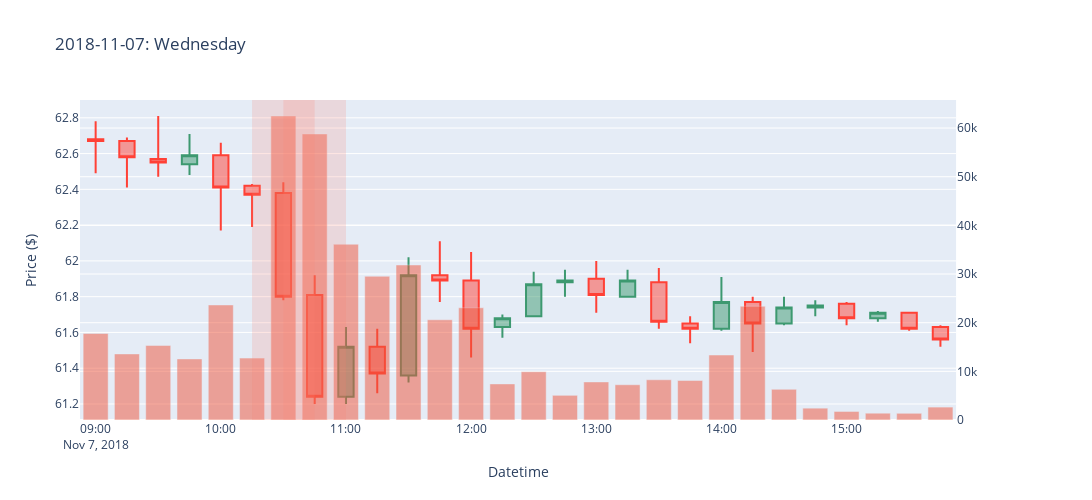
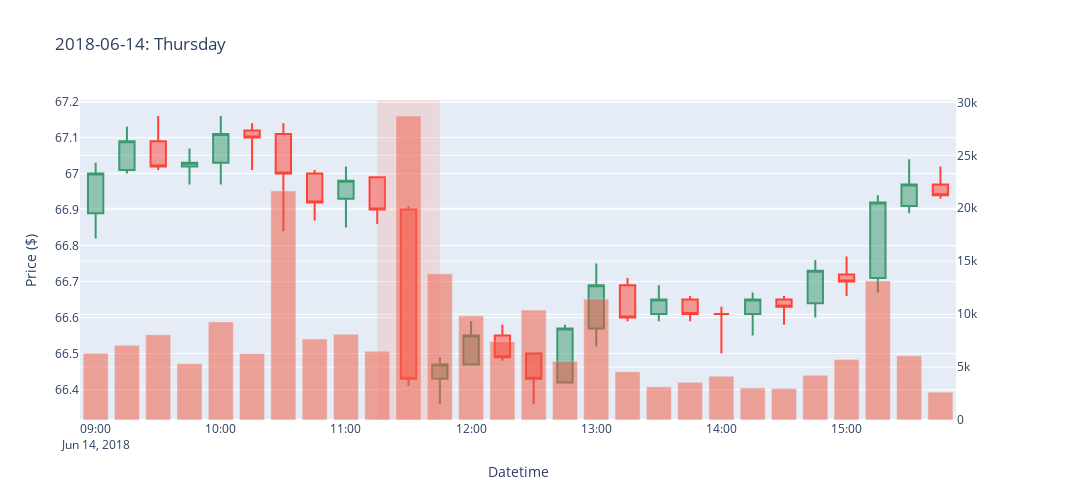
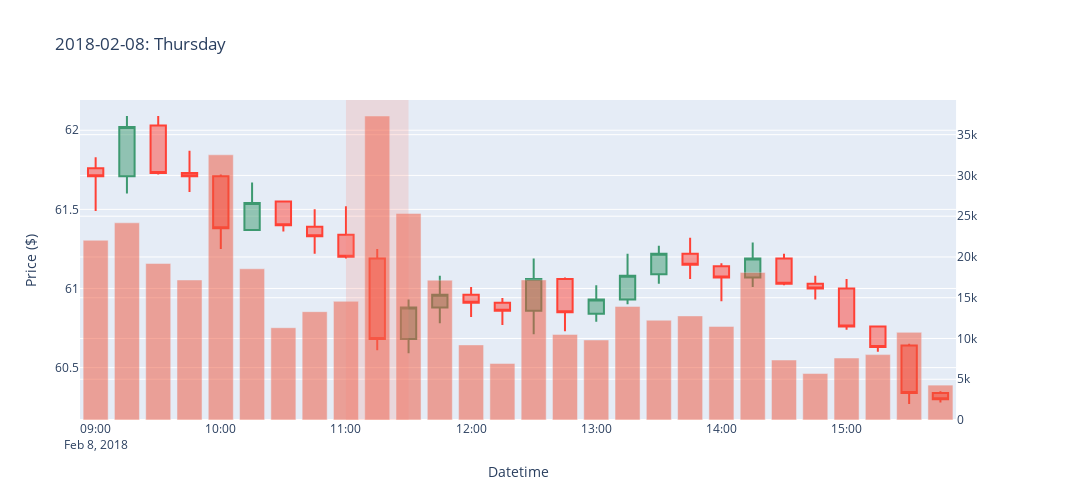
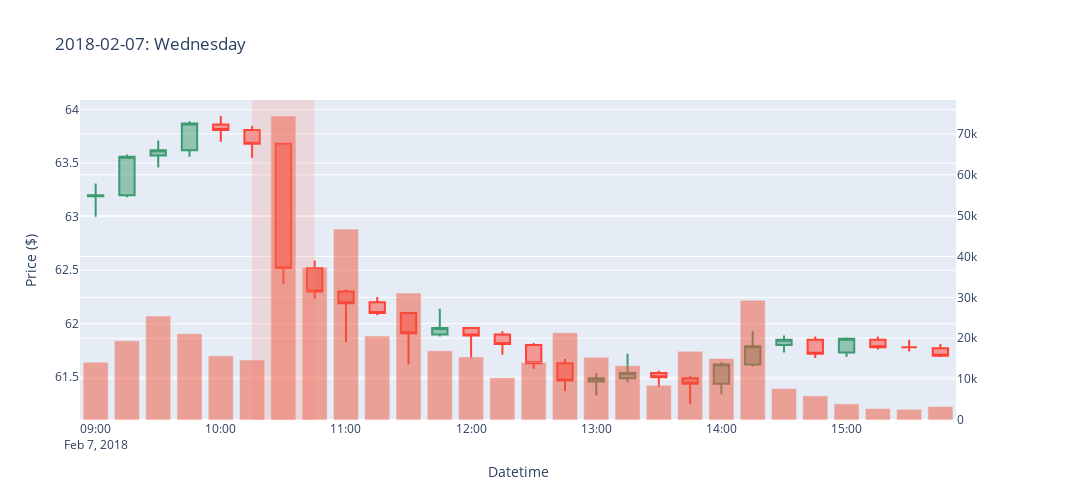

Write notebook code for charts like these, in order.
### Markdown cell above
# Simple Moving Average

- Run a simple moving average over volume with a window size of 4 (average by hour)
- Check for SMA values that are 2 standard deviations larger

### Code cell
window = 4
df_year['sma'] = df_year['volume'].rolling(window=window).mean()

threshold = df_year['sma'].std() * 2
anomalous_times = df_year[df_year['volume'] > (df_year['sma'] + threshold)]
anomalous_days = anomalous_times['datetime'].dt.date.unique()

np.random.shuffle(anomalous_days)
for day in anomalous_days[:5]:
    df_day = df_year[df_year['datetime'].dt.date == day]
    anomal_time = df_day[df_day['volume'] > (df_day['sma'] + threshold)]
    idx = anomal_time.index.values

    plot_candlestick(
        df_day,
        idx,
        f'{day}: {day.strftime("%A")}'
    )
